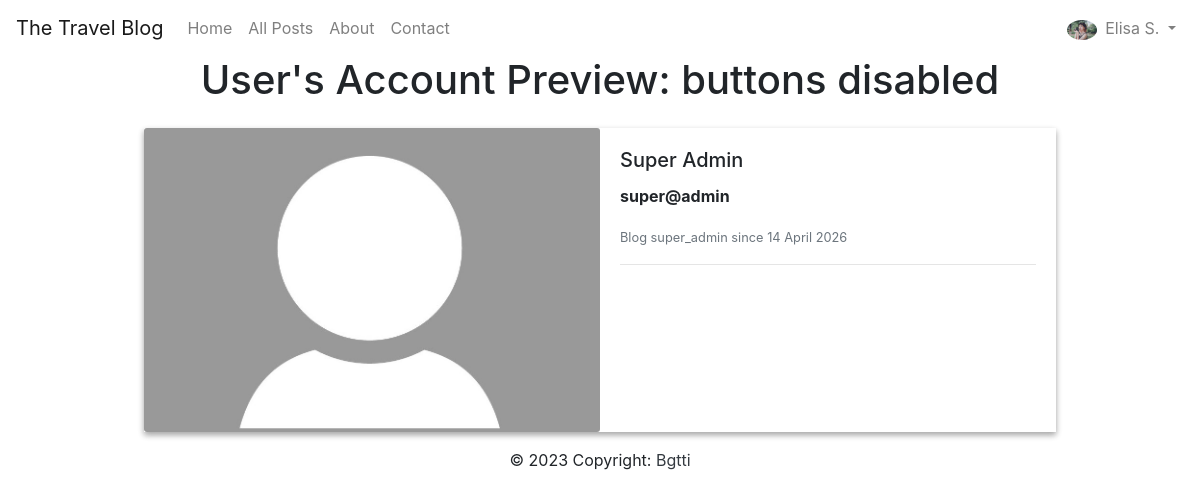
/dashboard/manage_users/preview/1 (signed in), run on the app's committed database.
### app/models/user.py (models this page shows, shortened)
class Blog_User(UserMixin, db.Model):
    __tablename__ = "blog_user"
    id = db.Column(db.Integer, primary_key=True)
    name = db.Column(db.String(200), nullable=False, unique=True)
    email = db.Column(db.String(200), nullable=False, unique=True)
    password = db.Column(db.String(200), nullable=False)
    date_created = db.Column(db.DateTime, default=datetime.utcnow)
    about = db.Column(db.String(385), default="")
    picture = db.Column(
        db.String(), default="Picture_default.jpg")
    type = db.Column(db.String(100), nullable=False, default="user")
    blocked = db.Column(db.String(5), default="FALSE")
    admin_notes = db.Column(db.Text)
    posts = db.relationship('Blog_Posts', backref='author')
    comments = db.relationship('Blog_Comments', backref='user')
    replies = db.relationship('Blog_Replies', backref='user')
    likes = db.relationship('Blog_Likes', backref='user')
    bookmarks = db.relationship('Blog_Bookmarks', backref='user')

### app/dashboard/routes.py (the view)
@dashboard.route("/dashboard/manage_users/preview/<int:id>")
@login_required
def user_preview(id):
    user_to_preview = Blog_User.query.get_or_404(id)
    return render_template("dashboard/users_user_preview.html", logged_in=current_user.is_authenticated, user_to_preview=user_to_preview)

### app/account/routes.py (called while the page is built)
@login_manager.user_loader
def load_user(user_id):
    return Blog_User.query.get(int(user_id))

### app/templates/dashboard/users_user_preview.html (shortened to what this page needs)
{% extends "base.html" %}
{% block content %}
<h1 class="mb-3 text-center">User's Account Preview: buttons disabled</h1>
<section class="container-fluid mt-4 mb-3">
    <div class="row justify-content-center">
        <div class="row no-gutters ALL-box-preview-shadow" style="width: 57rem;">
            <div class="col-md-6 card-img ALL-picture ">
                <img src="{{ url_for('static', filename='Pictures_Users/'+user_to_preview.picture) }}" class="card-img"
                    alt="picture of user">
            </div>
            <div class="col-md-6">
                <div class="card-body">
                    <h5 class="card-title">{{user_to_preview.name}}</h5>
                    <p class="card-text text-justify"><b>{{user_to_preview.email}}</b></p>
                    <p class="card-text"><small class="text-muted">Blog {{user_to_preview.type}} since {{user_to_preview.date_created.strftime('%d %B
                            %Y')}}</small>
                    </p>
                    <hr>
                </div>
            </div>
        </div>
    </div>
</section>
{% endblock %}

### app/templates/base.html (shortened to what this page needs)
<!doctype html>
<html lang="en">
<head>
    <link rel="stylesheet" href="https://cdn.jsdelivr.net/npm/bootstrap@4.5.3/dist/css/bootstrap.min.css"
>
    <link rel="stylesheet" href="/../static/CSS/styles.css">
</head>
<body>
    <nav class="navbar navbar-expand-lg navbar-light HOME-nav">
        <a class="navbar-brand" href="#">The Travel Blog</a>
        <div class="collapse navbar-collapse" id="navbarSupportedContent">
            <ul class="navbar-nav mr-auto">
                <li class="nav-item">
                    <a class="nav-link" href="/">Home <span class="sr-only">(current)</span></a>
                </li>
                <li class="nav-item">
                    <a class="nav-link" href="{{ url_for('website.all', index=0) }}">All Posts</a>
                </li>
                <li class="nav-item">
                    <a class="nav-link" href="/about">About</a>
                </li>
                <li class="nav-item">
                    <a class="nav-link" href="/contact">Contact</a>
                </li>
            </ul>
            <ul class="navbar-nav my-2 my-lg-0">
                {% if logged_in: %}
                <li class="nav-item dropdown">
                    <a class="nav-link dropdown-toggle" href="#" id="navbarDropdown" role="button" data-toggle="dropdown"
                        aria-haspopup="true" aria-expanded="false">
                        <img src="{{ url_for('static', filename='Pictures_Users/'+current_user.picture) }}" class="rounded-circle mr-1" height="20"
                            alt="User" loading="lazy" />
                        {{ current_user.name }}
                    </a>
                </li>
                {% endif %}
            </ul>
        </div>
    </nav>
{% block content %}
{% endblock %}
<footer class=" text-center text-lg-start HOME-footer">
    <p class="text-center">
        © 2023 Copyright:
        <a class="text-dark" href="https://github.com/bgtti">Bgtti</a>
    </p>
</footer>
</body>
</html>

### app/static/CSS/styles.css (style rules this page uses)
html, body { overflow-x: hidden; }
.ALL-picture { display: flex; align-items: center; justify-content: center; }
.ALL-box-preview-shadow { box-shadow: rgba(0, 0, 0, 0.16) 0px 3px 6px, rgba(0, 0, 0, 0.23) 0px 3px 6px; }

### data on the page
Blog_User: picture (picture), name "Elisa S."
Blog_User: picture (placeholder picture), name "Super Admin", email "super@admin", type "super_admin", date_created "14 April 2026"
